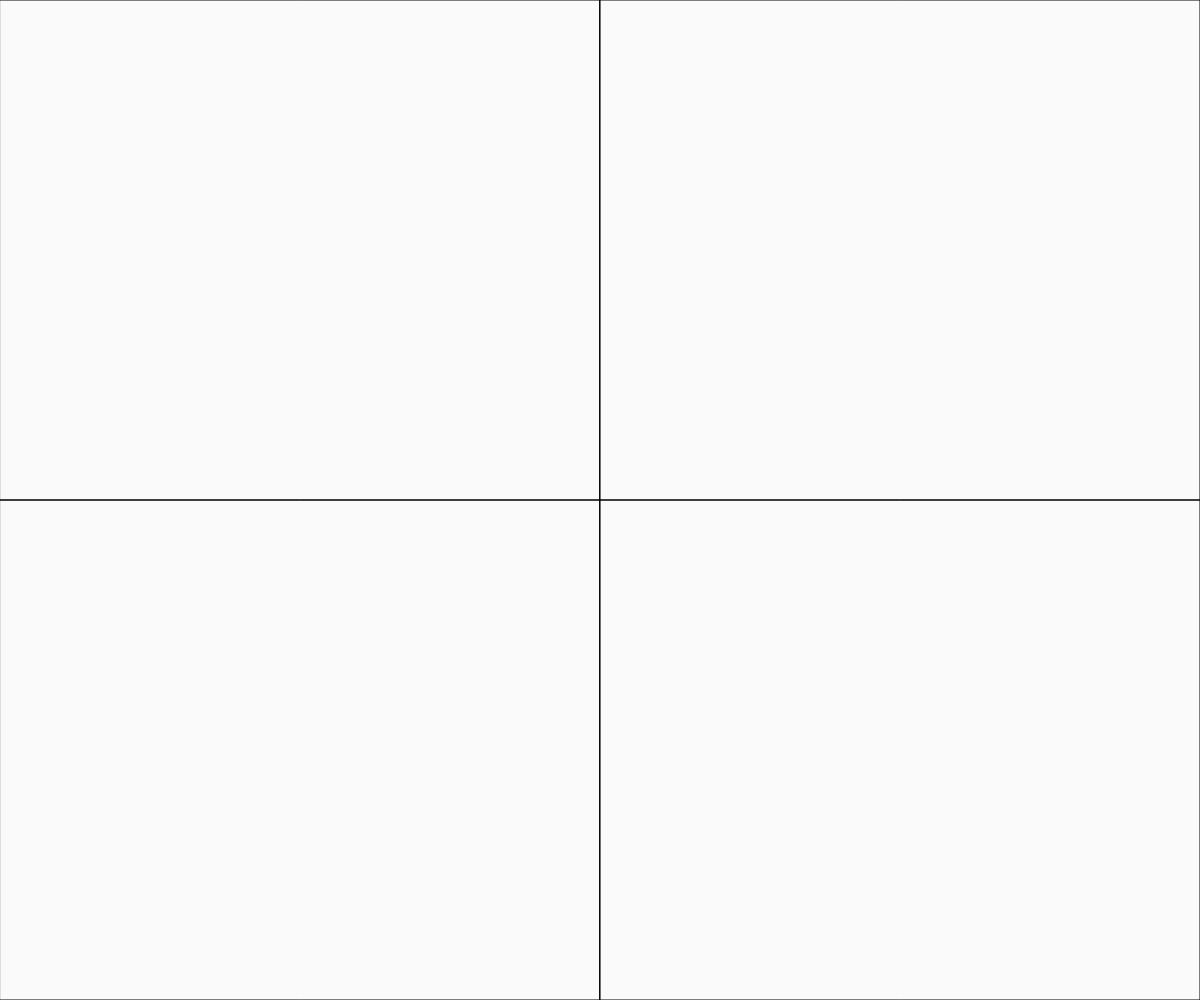
Frame 1 (no input)
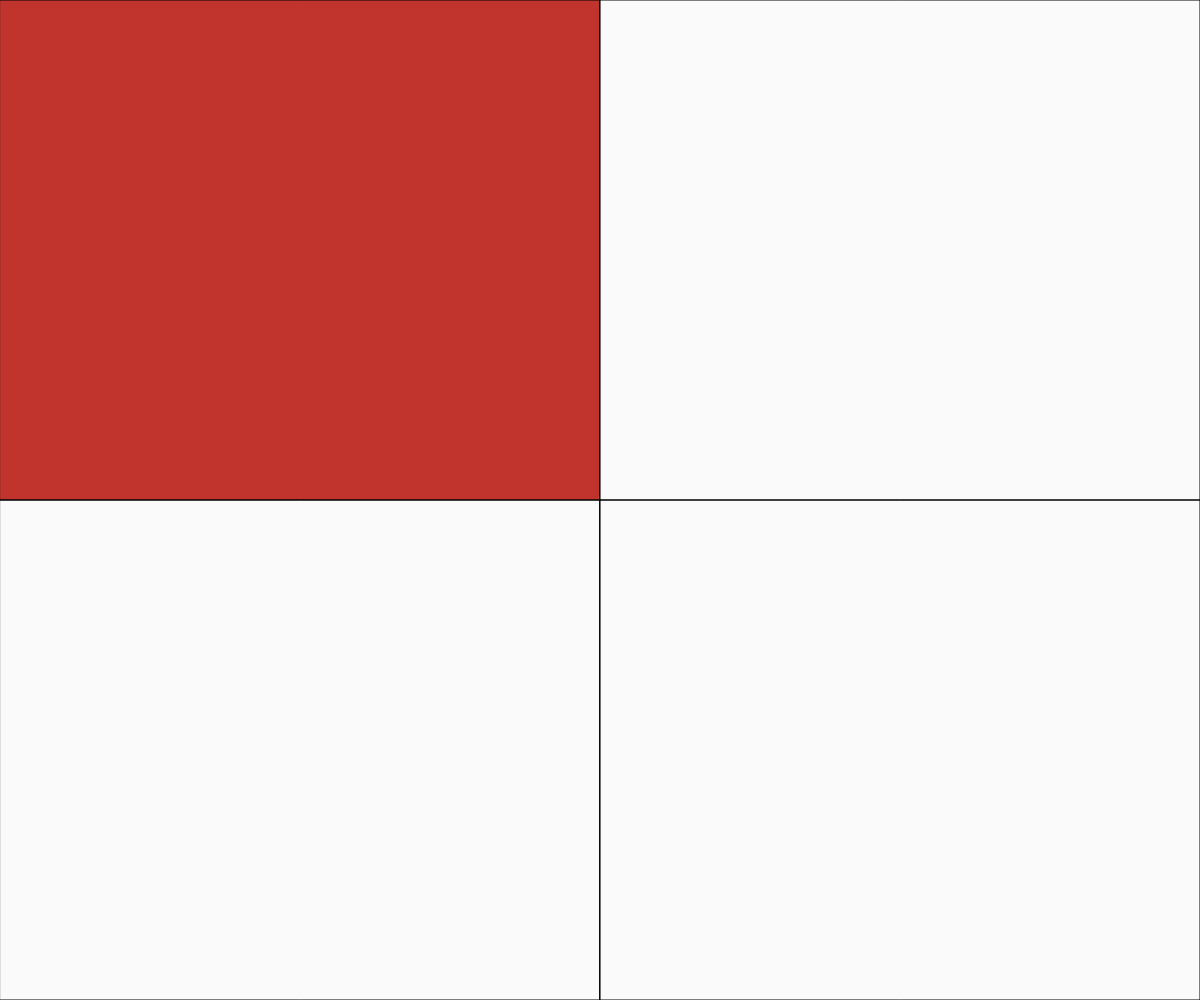
Frame 60 (no input)
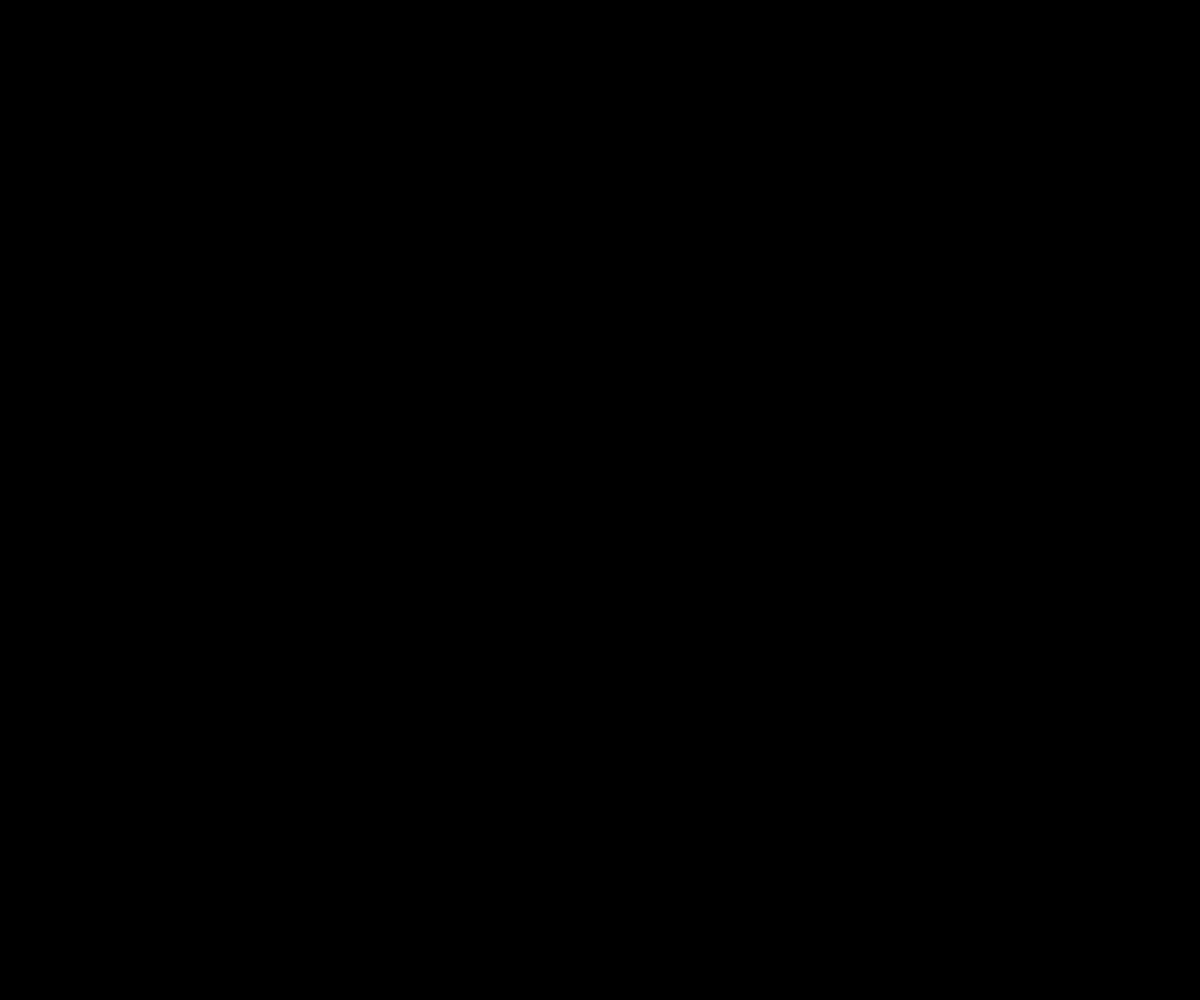
Frame 120 (the mouse pressed at the canvas centre since frame 60)

The p5.js sketch that drew these frames (run headless with seeded random() and noise() and a simulated clock; from frame 60 on, the mouse is pressed at the canvas centre):

// p5.js sketch
// ── sketch.js
// State Variables Assignment Rollovers
// Natalia Pavuk
// March 18th
//

let onLeft, onRight;//used to identify quadrants 
let onTop, onBottom;
const FADE_SPEED = 4;
let q1Fade = 0;//fade for each quadrant
let q2Fade = 0;
let q3Fade = 0;
let q4Fade = 0;
function setup() {
  createCanvas(windowWidth, windowHeight);
}
function currentPosition() {// checking for left or right
  if (mouseX > windowWidth / 2) {
    onLeft = false;
    onRight = true;
  }
  else {
    onLeft = true;
    onRight = false;
  }
  if (mouseY > windowHeight / 2) {// checking for top or bottom
    onTop = false;
    onBottom = true;
  }
  else {
    onTop = true;
    onBottom = false;
  }
}
function rectPosition() {// if the mouse cursor is in q2
  if (onLeft && onTop) {
    fill(187,36,29, q2Fade);
    q2Fade += FADE_SPEED;

  }//if not, the q2 is filled with white
  else {
    fill(255, 255, 255, q2Fade);
    q2Fade = 0;
  }
  rect(0, 0, windowWidth / 2, windowHeight / 2);
  if (onLeft && onBottom) {// if the mouse cursor is in q3
    fill(96,149,153, q3Fade);
    q3Fade += FADE_SPEED
    rect();
  }//if not, the q3 is filled with white
  else {
    fill(255, 255, 255, q3Fade);
    q3Fade = 0;

  }
  rect(0, windowHeight / 2, windowWidth / 2, windowHeight / 2);

  if (onRight && onTop) {// if the mouse cursor is in q1
    fill(48,81,90, q1Fade);
    q1Fade += FADE_SPEED;
  }
  else {//if not, the q1 is filled with white
    fill(255, 255, 255, q1Fade);
    q1Fade = 0;
  }
  rect(windowWidth / 2, 0, windowWidth / 2, windowHeight / 2);
  if (onRight && onBottom) {// if the mouse cursor is in q4
    fill(255,223,184, q4Fade);
    q4Fade += FADE_SPEED;

  }
  else {//if not, the q4 is filled with white
    fill(255,223,184, q4Fade);
    q4Fade = 0;
  }
  rect(windowWidth / 2, windowHeight / 2, windowWidth / 2, windowHeight / 2);
}

function blackScreen() {// if the cursor is clicked & in q2, the sscreen turns black
  if (onLeft && onTop && mouseIsPressed) {
    fill(0);
    rect(0, 0, windowWidth, windowHeight);
  }
}
//function togglingSquare(){
//if(onRight&&onBottom&&mouseIsPressed){
//fill(0);
//fill(255);
//rect(windowWidth/2,windowHeight/2,windowWidth/2,windowHeight/2);

//}
function draw() {
  background(250, 250, 250);
  currentPosition();
  rectPosition();
  blackScreen();
  // togglingSquare();
}
